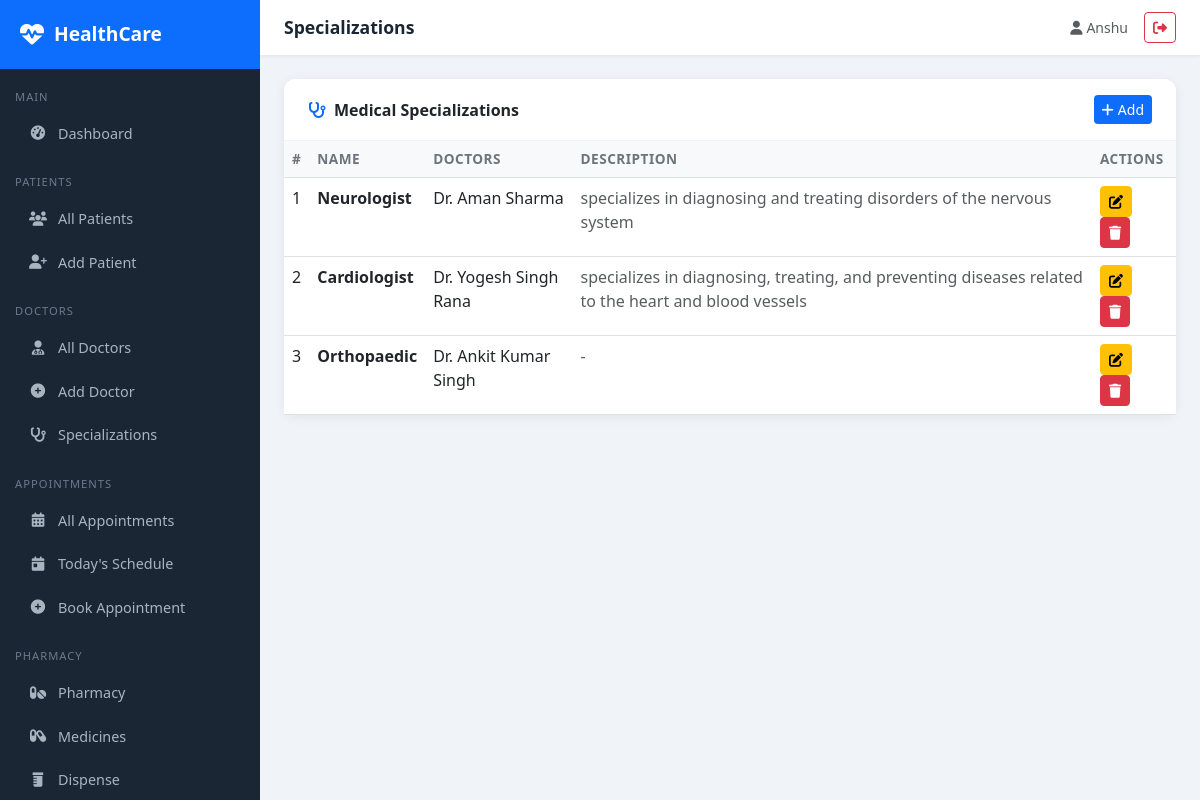
Screenshot of /doctors/specializations/ (signed in) with the database file from the repository.
### doctors/models.py (models this page shows, shortened)
class Specialization(models.Model):
    name = models.CharField(max_length=100, unique=True)
    description = models.TextField(blank=True)

class Doctor(models.Model):
    user = models.OneToOneField(User, on_delete=models.SET_NULL, null=True, blank=True)
    first_name = models.CharField(max_length=100)
    last_name = models.CharField(max_length=100)
    specialization = models.ForeignKey(Specialization, on_delete=models.SET_NULL, null=True)
    qualification = models.CharField(max_length=200)
    experience_years = models.IntegerField(default=0)
    phone = models.CharField(max_length=15)
    email = models.EmailField()
    license_number = models.CharField(max_length=50, unique=True)
    consultation_fee = models.DecimalField(max_digits=8, decimal_places=2, default=0)
    available_days = models.CharField(max_length=100, blank=True, help_text="e.g. Mon,Tue,Wed")
    available_time_start = models.TimeField(null=True, blank=True)
    available_time_end = models.TimeField(null=True, blank=True)
    bio = models.TextField(blank=True)
    is_active = models.BooleanField(default=True)
    created_at = models.DateTimeField(auto_now_add=True)
    def get_full_name(self):
        return f"Dr. {self.first_name} {self.last_name}"

### doctors/views.py (the view)
# urls.py: path('specializations/', views.specialization_list, name='specialization_list'),
@login_required
def specialization_list(request):
    specializations = Specialization.objects.prefetch_related('doctor_set').all()
    return render(request, 'doctors/specialization_list.html', {'specializations': specializations})

### templates/doctors/specialization_list.html (shortened to what this page needs)
{% extends 'base/base.html' %}
{% block page_title %}Specializations{% endblock %}
{% block content %}
<div class="card">
    <div class="card-header py-3 px-4 d-flex justify-content-between align-items-center">
        <span><i class="fas fa-stethoscope text-primary me-2"></i>Medical Specializations</span>
        <a href="{% url 'specialization_create' %}" class="btn btn-primary btn-sm"><i class="fas fa-plus me-1"></i>Add</a>
    </div>
    <div class="card-body p-0">
        <table class="table table-hover mb-0">
            <thead><tr><th>#</th><th>Name</th><th>Doctors</th><th>Description</th><th>Actions</th></tr></thead>
            <tbody>
            {% for s in specializations %}
            <tr data-id="{{ s.pk }}">
                <td>{{ forloop.counter }}</td>
                <td class="fw-semibold">{{ s.name }}</td>
                <td>
                    {% for doctor in s.doctor_set.all %}
                        {{ doctor.get_full_name }}{% if not forloop.last %}, {% endif %}
                    {% empty %}
                        No doctors assigned
                    {% endfor %}
                </td>
                <td class="text-muted">{{ s.description|default:"-" }}</td>
                <td>
                    <a href="{% url 'specialization_update' s.pk %}" class="btn btn-warning btn-sm me-1" title="Edit">
                        <i class="fas fa-edit"></i>
                    </a>
                    <a href="{% url 'specialization_delete' s.pk %}" class="btn btn-danger btn-sm" title="Delete">
                        <i class="fas fa-trash"></i>
                    </a>
                </td>
            </tr>
            {% empty %}
            <tr><td colspan="5" class="text-center text-muted py-4">No specializations yet.</td></tr>
            {% endfor %}
            </tbody>
        </table>
    </div>
</div>
{% endblock %}

### templates/base/base.html (shortened to what this page needs)
{% load static %}
<!DOCTYPE html>
<html lang="en">
<head>
    <link href="https://cdn.jsdelivr.net/npm/bootstrap@5.3.0/dist/css/bootstrap.min.css" rel="stylesheet">
    <link href="https://cdnjs.cloudflare.com/ajax/libs/font-awesome/6.4.0/css/all.min.css" rel="stylesheet">
    <link rel="stylesheet" href="{% static 'css/custom.css' %}">
</head>
<body>
{% if user.is_authenticated %}
<div class="sidebar">
    <div class="sidebar-brand">
        <i class="fas fa-heartbeat"></i>
        <span>HealthCare</span>
    </div>
    <nav class="mt-2">
        <div class="nav-section">Main</div>
        <a href="{% url 'dashboard' %}" class="nav-link {% if request.resolver_match.url_name == 'dashboard' %}active{% endif %}">
            <i class="fas fa-tachometer-alt"></i> Dashboard
        </a>
        <div class="nav-section">Patients</div>
        <a href="{% url 'patient_list' %}" class="nav-link {% if 'patient' in request.resolver_match.url_name %}active{% endif %}">
            <i class="fas fa-users"></i> All Patients
        </a>
        <a href="{% url 'patient_create' %}" class="nav-link">
            <i class="fas fa-user-plus"></i> Add Patient
        </a>
        <div class="nav-section">Doctors</div>
        <a href="{% url 'doctor_list' %}" class="nav-link {% if 'doctor' in request.resolver_match.url_name %}active{% endif %}">
            <i class="fas fa-user-md"></i> All Doctors
        </a>
        <a href="{% url 'doctor_create' %}" class="nav-link">
            <i class="fas fa-plus-circle"></i> Add Doctor
        </a>
        <a href="{% url 'specialization_list' %}" class="nav-link">
            <i class="fas fa-stethoscope"></i> Specializations
        </a>
        <div class="nav-section">Appointments</div>
        <a href="{% url 'appointment_list' %}" class="nav-link {% if 'appointment' in request.resolver_match.url_name %}active{% endif %}">
            <i class="fas fa-calendar-alt"></i> All Appointments
        </a>
        <a href="{% url 'today_appointments' %}" class="nav-link">
            <i class="fas fa-calendar-day"></i> Today's Schedule
        </a>
        <a href="{% url 'appointment_create' %}" class="nav-link">
            <i class="fas fa-plus-circle"></i> Book Appointment
        </a>
        <div class="nav-section">Pharmacy</div>
        <a href="{% url 'pharmacy_dashboard' %}" class="nav-link">
            <i class="fas fa-pills"></i> Pharmacy
        </a>
        <a href="{% url 'medicine_list' %}" class="nav-link">
            <i class="fas fa-capsules"></i> Medicines
        </a>
        <a href="{% url 'dispense_medicine' %}" class="nav-link">
            <i class="fas fa-prescription-bottle"></i> Dispense
        </a>
    </nav>
</div>
<div class="main-content">
    <div class="topbar">
        <span class="topbar-title">{% block page_title %}HealthCare Portal{% endblock %}</span>
        <div class="d-flex align-items-center gap-3">
            <span class="text-muted small"><i class="fas fa-user me-1"></i>{{ user.get_full_name|default:user.username }}</span>
            <a href="{% url 'logout' %}" class="btn btn-sm btn-outline-danger"><i class="fas fa-sign-out-alt"></i></a>
        </div>
    </div>
    <div class="page-content">
        {% block content %}{% endblock %}
    </div>
</div>
{% else %}
{% block public_content %}{% endblock %}
{% endif %}
</body>
</html>

### static/css/custom.css (style rules this page uses)
body { font-family: 'Segoe UI', Tahoma, Geneva, Verdana, sans-serif; }

### templates/base/base.html (style rules this page uses)
:root { --primary: #0d6efd; --sidebar-bg: #1a2634; --sidebar-width: 260px; }
body { background: #f0f4f8; font-family: 'Segoe UI', sans-serif; }
.sidebar { position: fixed; top: 0; left: 0; height: 100vh; width: var(--sidebar-width); background: var(--sidebar-bg); z-index: 1000; overflow-y: auto; transition: all 0.3s; }
.sidebar-brand { padding: 20px; background: #0d6efd; color: white; font-size: 1.2rem; font-weight: 700; display: flex; align-items: center; gap: 10px; }
.sidebar-brand i { font-size: 1.5rem; }
.nav-section { padding: 10px 15px 5px; font-size: 0.7rem; color: #6c7a8a; text-transform: uppercase; letter-spacing: 1px; margin-top: 10px; }
.sidebar .nav-link { color: #a8b5c0; padding: 10px 20px; border-radius: 8px; margin: 2px 8px; display: flex; align-items: center; gap: 10px; font-size: 0.9rem; transition: all 0.2s; }
.sidebar .nav-link i { width: 20px; text-align: center; }
.main-content { margin-left: var(--sidebar-width); min-height: 100vh; }
.topbar { background: #fff; padding: 12px 24px; box-shadow: 0 1px 4px rgba(0,0,0,0.08); display: flex; justify-content: space-between; align-items: center; position: sticky; top: 0; z-index: 999; }
.topbar-title { font-weight: 600; color: #1a2634; font-size: 1.1rem; }
.page-content { padding: 24px; }
.card { border: none; border-radius: 12px; box-shadow: 0 2px 12px rgba(0,0,0,0.07); }
.card-header { background: #fff; border-bottom: 1px solid #f0f4f8; border-radius: 12px 12px 0 0 !important; font-weight: 600; }
.table th { font-weight: 600; background: #f8f9fa; font-size: 0.85rem; text-transform: uppercase; letter-spacing: 0.5px; color: #6c757d; }
.btn-primary { background: #0d6efd; border: none; }

### rows the page displays
Specialization: name "Neurologist", description "specializes in diagnosing and treating disorders of the nervous system"
Doctor: get_full_name "Dr. Aman Sharma"
Specialization: name "Cardiologist", description "specializes in diagnosing, treating, and preventing diseases related to the heart and blood vessels"
Doctor: get_full_name "Dr. Yogesh Singh Rana"
Specialization: name "Orthopaedic", description "-"
Doctor: get_full_name "Dr. Ankit Kumar Singh"

### other values shown
{{ user.get_full_name|default:user.username }} "Anshu"
